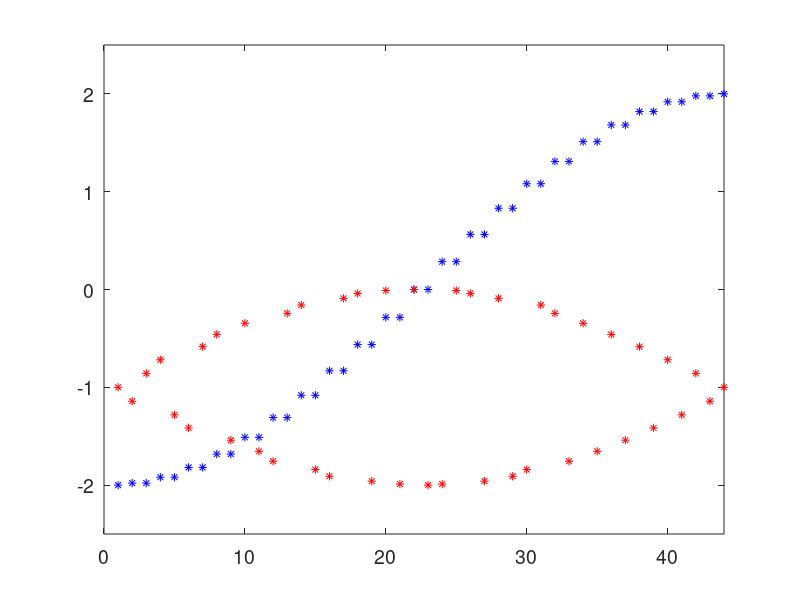
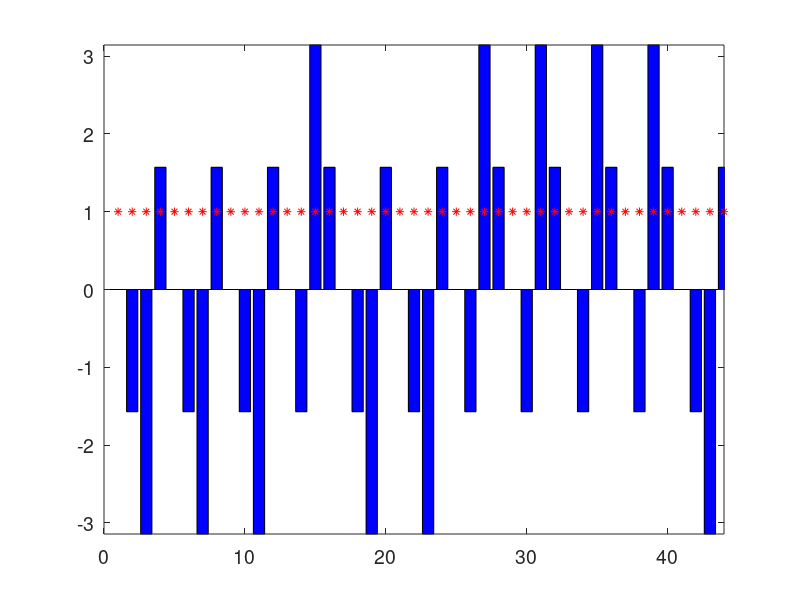
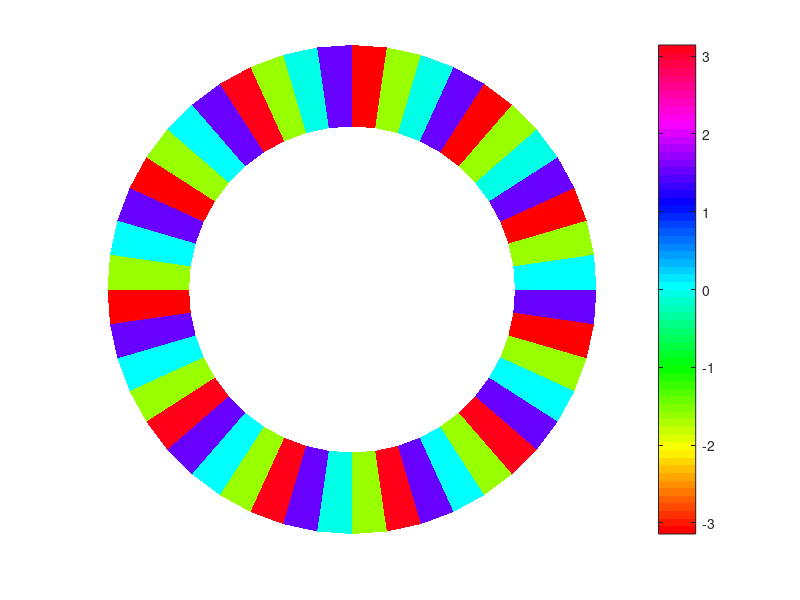

Recreate these plots in MATLAB, in order.
clc
clear all
close all
Nd = 43; 
t = 1; 
h = - 0.01;
k1 = exp(h); 
k2 = exp(-h); 
g = k1 - k2;

% h = -0.3466; h = 0.2466;

H = diag(g*1i*ones(1,Nd + 1)) + ...
    diag(t*k1*ones(1,Nd),1) + ...
    diag(t*k2*ones(1,Nd),-1);  % Assembling of Hamiltonian matrix
H(1,Nd + 1) = t*k2; H(Nd + 1,1) = t*k1;
% H((Nd + 1)/2 + 1,(Nd + 1)/2 + 1) = H((Nd + 1)/2 + 1,(Nd + 1)/2 + 1) - 0.1i;
% H(Nd + 1,Nd + 1) = 0.25i;
H(1,1) = g*1i;
[V, A] = eig(H);
lam = diag(A);
[~, idx] = sort(real(lam));
lam1 = lam(idx);
figure
plot(real(lam1),'b*')
hold on
plot(imag(lam1)*50,'r*')
set(gcf, 'Position', [00, 00, 350, 300])
axis([0 Nd + 1 -2.5 2.5])
set(gca,'FontSize', 14) % Font Size

bn = 22;
figure
bar(angle(V(:,bn)),'b')
hold on
plot(abs(V(:,bn))/max(abs(V(:,bn))),'r*')
set(gcf, 'Position', [00, 00, 350, 300])
set(gca,'FontSize', 14) % Font Size
axis([0 Nd + 1 -pi pi])

phi = linspace(2*pi/(Nd + 1),2*pi,Nd + 1);
phi2 = circshift(phi,1);
xRing = [cos(phi);cos(phi)*1.5;cos(phi2)*1.5;cos(phi2)];
yRing = [sin(phi);sin(phi)*1.5;sin(phi2)*1.5;sin(phi2)];
ringData = angle(V(:,bn));
figure
patch(xRing,yRing,ringData, 'Edgecolor','none');
set(gca,'cLim',[-pi pi]);
axis square
axis off
set(gcf,'color','w');
colormap('hsv')
colorbar